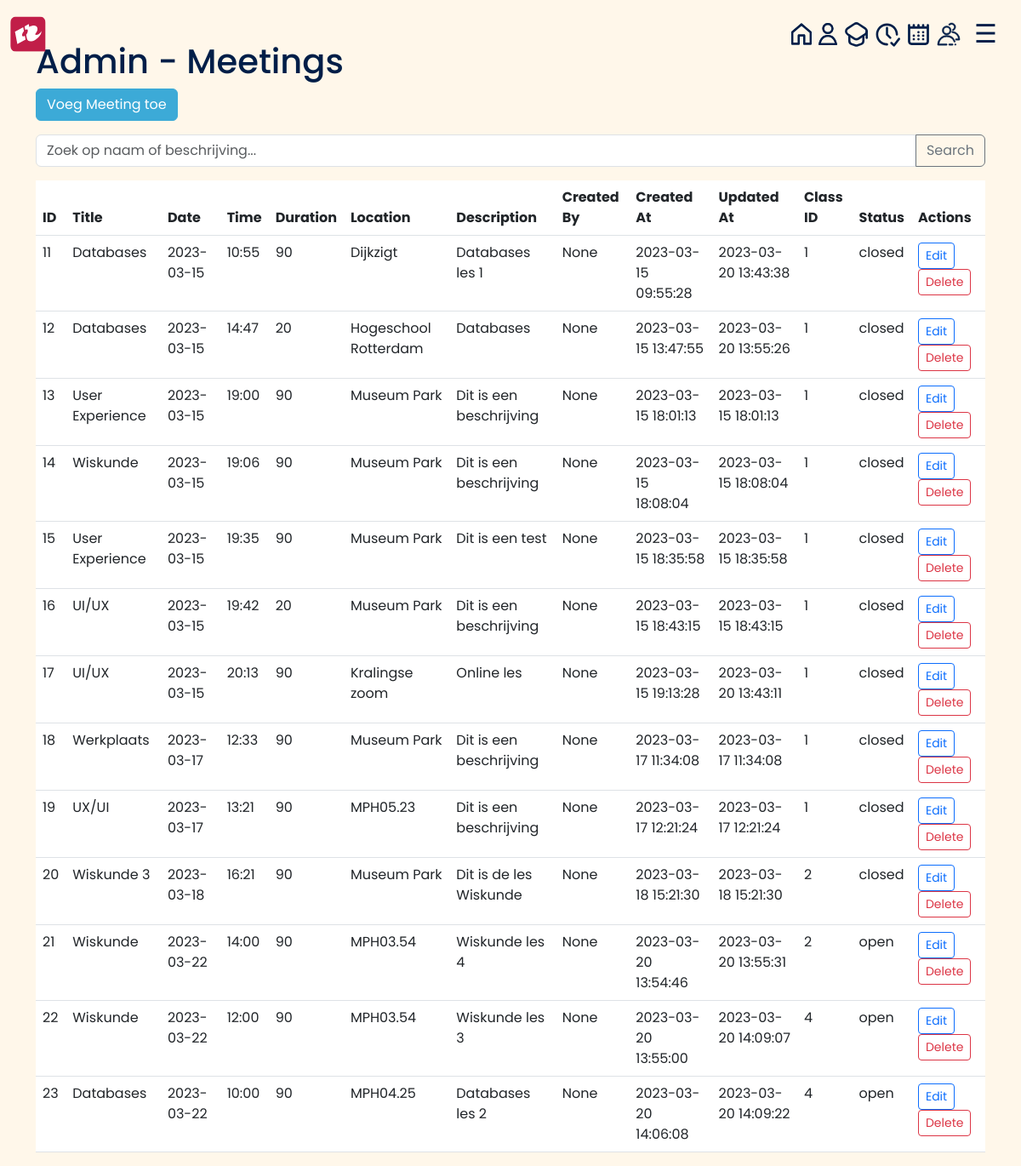
Before: /admin/meetings (signed in) with the older database file.
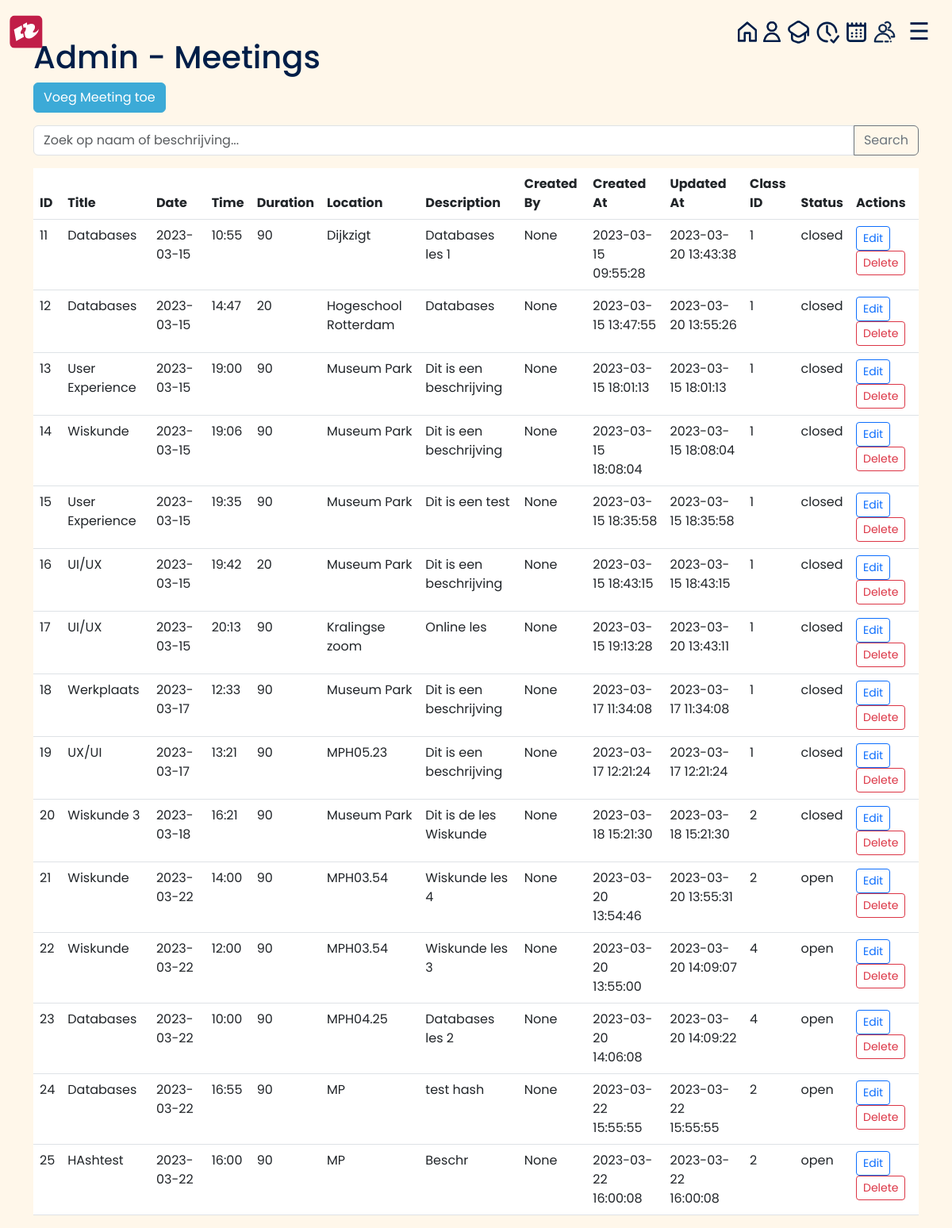
After: the same page with the newer database file.
### tables this page shows
CREATE TABLE Meeting
                    (Meeting_id INTEGER PRIMARY KEY,
                    Meeting_title TEXT,
                    Meeting_date DATE,
                    Meeting_time TIME,
                    Meeting_duration INTEGER,
                    Meeting_location TEXT,
                    Meeting_description TEXT,
                    Created_by TEXT,
                    Created_at TIMESTAMP DEFAULT CURRENT_TIMESTAMP,
                    Updated_at TIMESTAMP DEFAULT CURRENT_TIMESTAMP, class_id INTEGER REFERENCES Class(class_id), meeting_status TEXT, Question TEXT);

### lib/admin_routes.py (the view)
@admin.route('/admin/meetings', methods=['GET'])
def admin_meetings():
    if 'admin_logged_in' in session:
        c.execute("SELECT * FROM Meeting")
        meetings = c.fetchall()
        return render_template('admin/admin_meetings.html', meetings=meetings)
    else:
        return redirect(url_for('index'))

### templates/admin/admin_meetings.html (shortened to what this page needs)
{% extends 'base5.html' %}
{% block content %}
<head>
    <link href="https://cdn.jsdelivr.net/npm/bootstrap@5.3.0-alpha1/dist/css/bootstrap.min.css" rel="stylesheet">
    <link rel="stylesheet" href="{{ url_for('static', filename='/admin_dashboard.css') }}">
</head>
    <h1>Admin - Meetings</h1>
    <a href="/admin/meetings/add" class="btn btn-primary mb-3">Voeg Meeting toe</a>
    <div class="input-group mb-3">
        <input type="text" id="search-input" class="form-control" placeholder="Zoek op naam of beschrijving...">
        <button class="btn btn-outline-secondary" type="button" id="search-button">Search</button>
    </div>
    <table class="table table-hover "id="meeting-table">
        <thead>
            <tr>
                <th>ID</th>
                <th>Title</th>
                <th>Date</th>
                <th>Time</th>
                <th>Duration</th>
                <th>Location</th>
                <th>Description</th>
                <th>Created By</th>
                <th>Created At</th>
                <th>Updated At</th>
                <th>Class ID</th>
                <th>Status</th>
                <th>Actions</th>
            </tr>
        </thead>
        <tbody>
            {% for meeting in meetings %}
            <tr>
                <td>{{ meeting[0] }}</td>
                <td>{{ meeting[1] }}</td>
                <td>{{ meeting[2] }}</td>
                <td>{{ meeting[3] }}</td>
                <td>{{ meeting[4] }}</td>
                <td>{{ meeting[5] }}</td>
                <td>{{ meeting[6] }}</td>
                <td>{{ meeting[7] }}</td>
                <td>{{ meeting[8] }}</td>
                <td>{{ meeting[9] }}</td>
                <td>{{ meeting[10] }}</td>
                <td>{{ meeting[11] }}</td>
                <td>
                    <a href="/admin/meetings/update/{{ meeting[0] }}" class="btn btn-outline-primary btn-sm me-2">Edit</a>
                    <form action="/admin/meetings/delete" method="post" class="d-inline">
                        <button type="submit" class="btn btn-outline-danger btn-sm">Delete</button>
                    </form>
                </td>
            </tr>
            {% endfor %}
        </tbody>
    </table>
{% endblock %}

### templates/base5.html (shortened to what this page needs)
<!DOCTYPE html>
<html>
<head>
    <link href="https://cdn.jsdelivr.net/npm/bootstrap@5.3.0-alpha1/dist/css/bootstrap.min.css" rel="stylesheet">
    <link rel="stylesheet" href="{{ url_for('static', filename='/admin_dashboard.css') }}">
</head>
<body>
	<nav style="z-index: 1;" class="navbar navbar-expand-lg fixed-top navbar-scroll">
		<div class="container-fluid">
			<ul class="navbar-nav ml-auto">
				<li class="nav-item d-flex">
					<a class="navbar-brand logo_button" href="https://www.hogeschoolrotterdam.nl/"><img class="logo" src="{{ url_for('static', filename='images/logo.svg') }}" name="HomeButton" action="/main"></a>
				</li>
			</ul>
				<ul class="navbar-nav mr-auto">
					<li class="nav-item d-flex align-items-center">
						<a href="{{ url_for('admin') }}" class="button" title="Dashboard" href="#">
						</a>
					</li>
					<li class="nav-item d-flex align-items-center">
						<a href="{{ url_for('admin.admin_students') }}"class="button" title="Studenten" href="#">
						</a>
					</li>
                    <li class="nav-item d-flex align-items-center">
						<a href="{{ url_for('admin.admin_faculties') }}"class="button" title="Faculty" href="#">
						</a>
					</li>
					<li class="nav-item d-flex align-items-center">
						<a href="{{ url_for('admin.admin_attendance') }}"class="button" title="Aanwezigheid" href="#">
						</a>
					</li>
					<li class="nav-item d-flex align-items-center">
						<a href="{{ url_for('admin.admin_meetings') }}"class="button" title="Meetings" href="#">
						</a>
					</li>
					<li class="nav-item d-flex align-items-center">
						<a href="{{ url_for('admin.admin_classes') }}"class="button" title="Klassen" href="#">
						</a>
					</li>
					<li class="nav-item d-flex">
						<div id="main">
							<span style="font-size:30px;cursor:pointer" onclick="openNav()" title="Menu">&#9776;</span>
					  	</div>
					</li>
				</ul>
			</div>
	</nav>
    <main class="container mt-5">
        {% block content %}{% endblock %}
    </main>
        </body>
</html>

### static/admin_dashboard.css (style rules this page uses)
* { -webkit-font-smoothing: antialiased; }
html { font-family: "Poppins", sans-serif; }
body { background-color: #fff7ea; font-family: "Poppins", sans-serif; color: #001e48; transition: background-color .5s; }
.navbar { height: 80px; }
nav .container-fluid { width: 1600px; }
nav { background-color: transparent; color: #001e48; }
.logo { width: 42px; }
.button { width: auto; height: auto; background-color: transparent; border-radius: 20px; transition: 0.3s; padding-left: 5px; }
#main { transition: margin-right .5s; padding: 16px; }
.btn-primary { background-color: #3caad7; border-color: #3caad7; }

Changed rows visible on the page:
added Meeting: Meeting_id "24", Meeting_title "Databases", Meeting_date "2023-03-22", Meeting_time "16:55", Meeting_duration "90", Meeting_location "MP", Meeting_description "test hash", meeting "None", Created_at "2023-03-22 15:55:55", Updated_at "2023-03-22 15:55:55", class "2", meeting_status "open"
added Meeting: Meeting_id "25", Meeting_title "HAshtest", Meeting_date "2023-03-22", Meeting_time "16:00", Meeting_duration "90", Meeting_location "MP", Meeting_description "Beschr", meeting "None", Created_at "2023-03-22 16:00:08", Updated_at "2023-03-22 16:00:08", class "2", meeting_status "open"
